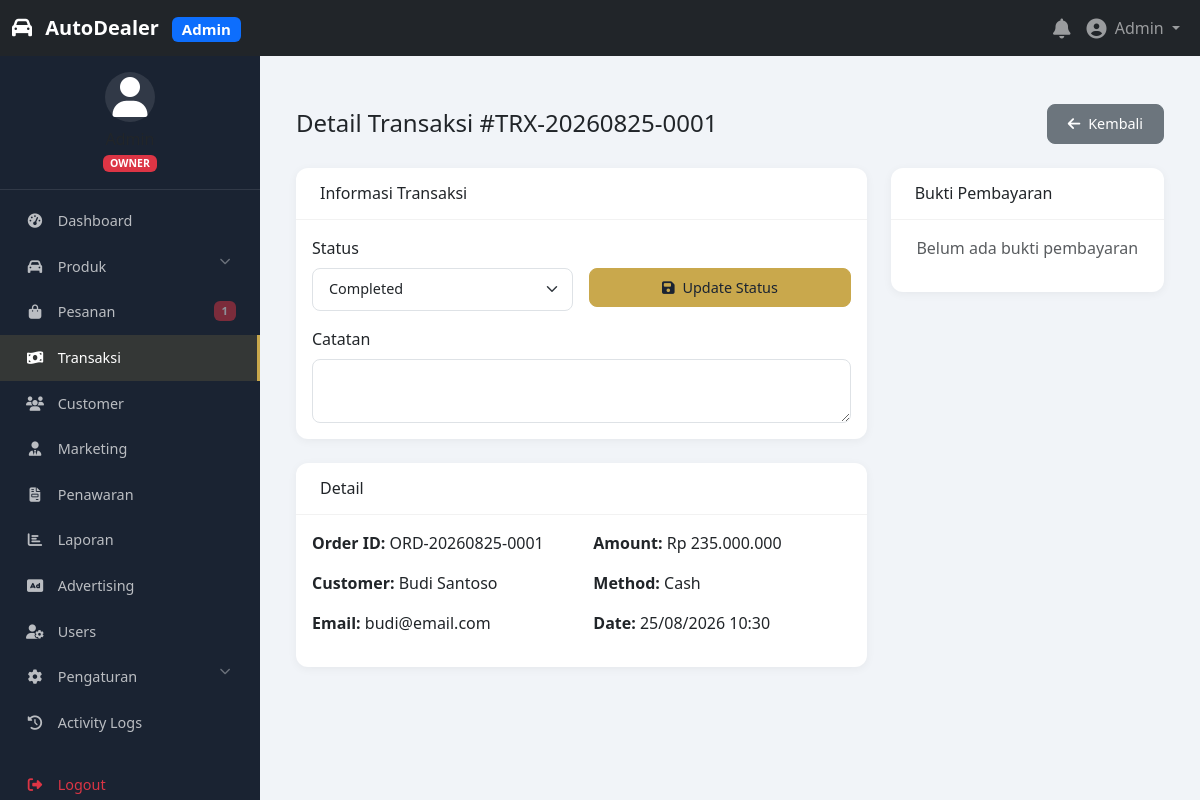
The app's page /admin/transactions/detail.php?id=1 (signed in) with its own data.
### tables this page shows
CREATE TABLE IF NOT EXISTS users (
    id INT PRIMARY KEY AUTO_INCREMENT,
    username VARCHAR(50) UNIQUE DEFAULT NULL,
    email VARCHAR(100) UNIQUE NOT NULL,
    password VARCHAR(255) NOT NULL,
    first_name VARCHAR(50) DEFAULT NULL,
    last_name VARCHAR(50) DEFAULT NULL,
    phone VARCHAR(20) DEFAULT NULL,
    avatar VARCHAR(255) DEFAULT NULL,
    role ENUM('owner', 'supervisor', 'marketing', 'customer') DEFAULT 'customer',
    status ENUM('active', 'inactive', 'suspended') DEFAULT 'active',
    last_login DATETIME DEFAULT NULL,
    remember_token VARCHAR(255) DEFAULT NULL,
    created_at TIMESTAMP DEFAULT CURRENT_TIMESTAMP,
    updated_at TIMESTAMP DEFAULT CURRENT_TIMESTAMP ON UPDATE CURRENT_TIMESTAMP,
    INDEX idx_email (email),
    INDEX idx_username (username),
    INDEX idx_role (role),
    INDEX idx_status (status)
);

CREATE TABLE IF NOT EXISTS transactions (
    id INT PRIMARY KEY AUTO_INCREMENT,
    transaction_number VARCHAR(30) UNIQUE NOT NULL,
    order_id INT NOT NULL,
    customer_id INT NOT NULL,
    amount DECIMAL(15,2) NOT NULL,
    payment_method ENUM('cash', 'credit', 'transfer', 'bank_transfer') NOT NULL,
    payment_status ENUM('pending', 'paid', 'partial', 'failed', 'refunded', 'completed') DEFAULT 'pending',
    payment_proof VARCHAR(255) DEFAULT NULL,
    bank_account VARCHAR(50) DEFAULT NULL,
    notes TEXT DEFAULT NULL,
    transaction_date DATETIME DEFAULT CURRENT_TIMESTAMP,
    created_at TIMESTAMP DEFAULT CURRENT_TIMESTAMP,
    updated_at TIMESTAMP DEFAULT CURRENT_TIMESTAMP ON UPDATE CURRENT_TIMESTAMP,
    FOREIGN KEY (order_id) REFERENCES orders(id) ON DELETE CASCADE,
    FOREIGN KEY (customer_id) REFERENCES customers(id) ON DELETE CASCADE,
    INDEX idx_transaction_number (transaction_number),
    INDEX idx_order (order_id),
    INDEX idx_status (payment_status)
);

CREATE TABLE IF NOT EXISTS orders (
    id INT PRIMARY KEY AUTO_INCREMENT,
    order_number VARCHAR(30) UNIQUE NOT NULL,
    customer_id INT NOT NULL,
    marketing_id INT DEFAULT NULL,
    total_amount DECIMAL(15,2) NOT NULL,
    discount DECIMAL(15,2) DEFAULT 0,
    final_amount DECIMAL(15,2) NOT NULL,
    payment_method ENUM('cash', 'credit', 'transfer') DEFAULT 'cash',
    down_payment DECIMAL(15,2) DEFAULT NULL,
    installment_tenor INT DEFAULT NULL,
    status ENUM('pending', 'processing', 'waiting_payment', 'verified', 'completed', 'cancelled') DEFAULT 'pending',
    notes TEXT DEFAULT NULL,
    order_date DATETIME DEFAULT CURRENT_TIMESTAMP,
    created_at TIMESTAMP DEFAULT CURRENT_TIMESTAMP,
    updated_at TIMESTAMP DEFAULT CURRENT_TIMESTAMP ON UPDATE CURRENT_TIMESTAMP,
    FOREIGN KEY (customer_id) REFERENCES customers(id) ON DELETE CASCADE,
    FOREIGN KEY (marketing_id) REFERENCES marketing(id) ON DELETE SET NULL,
    INDEX idx_order_number (order_number),
    INDEX idx_customer (customer_id),
    INDEX idx_status (status),
    INDEX idx_date (order_date)
);

CREATE TABLE IF NOT EXISTS customers (
    id INT PRIMARY KEY AUTO_INCREMENT,
    user_id INT DEFAULT NULL,
    full_name VARCHAR(100) NOT NULL,
    email VARCHAR(100) UNIQUE NOT NULL,
    phone VARCHAR(20) NOT NULL,
    address TEXT DEFAULT NULL,
    city VARCHAR(50) DEFAULT NULL,
    province VARCHAR(50) DEFAULT NULL,
    postal_code VARCHAR(10) DEFAULT NULL,
    status ENUM('active', 'inactive') DEFAULT 'active',
    marketing_id INT DEFAULT NULL,
    source VARCHAR(50) DEFAULT NULL,
    created_at TIMESTAMP DEFAULT CURRENT_TIMESTAMP,
    updated_at TIMESTAMP DEFAULT CURRENT_TIMESTAMP ON UPDATE CURRENT_TIMESTAMP,
    FOREIGN KEY (user_id) REFERENCES users(id) ON DELETE SET NULL,
    FOREIGN KEY (marketing_id) REFERENCES marketing(id) ON DELETE SET NULL,
    INDEX idx_email (email),
    INDEX idx_phone (phone),
    INDEX idx_marketing (marketing_id),
    INDEX idx_status (status)
);

### admin/transactions/detail.php (the view, shortened to what the rows shown need)
<?php
require_once '../../config/config.php';
require_once '../../includes/functions.php';
$auth->requireRole(['owner', 'supervisor']);
include '../includes/admin-header.php';
$db = Database::getInstance();
$id = $_GET['id'] ?? 0;
$stmt = $db->prepare("
    SELECT t.*, o.order_number, c.full_name as customer_name, c.phone, c.email
    FROM transactions t
    JOIN orders o ON t.order_id = o.id
    JOIN customers c ON t.customer_id = c.id
    WHERE t.id = ?
");
$stmt->execute([$id]);
$transaction = $stmt->fetch();
?>
<div class="d-flex justify-content-between align-items-center mb-4">
    <h4 class="mb-0">Detail Transaksi #<?= escape($transaction['transaction_number']) ?></h4>
    <a href="index.php" class="btn btn-secondary">
        <i class="fas fa-arrow-left me-1"></i> Kembali
    </a>
</div>
<div class="row g-4">
    <div class="col-lg-8">
        <div class="card">
            <div class="card-body">
                <form method="POST">
                    <div class="row g-3">
                        <div class="col-md-6">
                            <label class="form-label">Status</label>
                            <select name="status" class="form-select">
                                <option value="completed" <?= $transaction['payment_status'] == 'completed' ? 'selected' : '' ?>>Completed</option>
                            </select>
                        </div>
                    </div>
                </form>
            </div>
        </div>
        <div class="card mt-4">
            <div class="card-body">
                <div class="row">
                    <div class="col-md-6">
                        <p><strong>Order ID:</strong> <?= escape($transaction['order_number']) ?></p>
                        <p><strong>Customer:</strong> <?= escape($transaction['customer_name']) ?></p>
                        <p><strong>Email:</strong> <?= escape($transaction['email']) ?></p>
                    </div>
                    <div class="col-md-6">
                        <p><strong>Amount:</strong> <?= formatCurrency($transaction['amount']) ?></p>
                        <p><strong>Method:</strong> <?= ucfirst($transaction['payment_method']) ?></p>
                        <p><strong>Date:</strong> <?= formatDate($transaction['transaction_date']) ?></p>
                    </div>
                </div>
            </div>
        </div>
    </div>
</div>
<?php include '../includes/admin-footer.php'; ?>

### admin/includes/admin-header.php (shortened to what the rows shown need)
<?php
require_once dirname(__DIR__, 2) . '/config/config.php';
require_once dirname(__DIR__, 2) . '/includes/functions.php';
$user = $auth->getCurrentUser();
?>
<!DOCTYPE html>
<html lang="id">
<head>
    <link href="https://cdn.jsdelivr.net/npm/bootstrap@5.3.0/dist/css/bootstrap.min.css" rel="stylesheet">
    <link rel="stylesheet" href="https://cdnjs.cloudflare.com/ajax/libs/font-awesome/6.5.0/css/all.min.css">
    <link rel="stylesheet" href="<?= ASSETS_URL ?>css/admin.css?v=<?= time() ?>">
    <link rel="stylesheet" href="<?= ASSETS_URL ?>css/responsive.css?v=<?= time() ?>">
</head>
<body>
    <nav class="navbar navbar-expand-lg navbar-dark bg-dark fixed-top">
        <div class="container-fluid">
            <div class="collapse navbar-collapse" id="adminNavbar">
                <ul class="navbar-nav ms-auto align-items-center">
                    <li class="nav-item dropdown">
                        <a class="nav-link dropdown-toggle" href="#" data-bs-toggle="dropdown">
                            <i class="fas fa-user-circle fa-lg me-1"></i>
                            <?= escape($user['first_name'] ?? $user['username'] ?? 'User') ?>
                        </a>
                    </li>
                </ul>
            </div>
        </div>
    </nav>
    <div class="admin-wrapper">
        <?php include 'admin-sidebar.php'; ?>
        <div class="admin-content">
            <div class="container-fluid py-4">

### admin/includes/admin-sidebar.php (shortened to what the rows shown need)
<?php
$user = $auth->getCurrentUser();
$role = $user['role'];
?>
<nav class="admin-sidebar">
    <div class="sidebar-user text-center py-3">
        <small class="text-muted">
            <span class="badge bg-<?= $role == 'owner' ? 'danger' : ($role == 'supervisor' ? 'warning' : 'info') ?>">
                <?= strtoupper($role) ?>
            </span>
        </small>
    </div>
</nav>

### records on screen
users: first_name "Admin", role "OWNER"
transactions: transaction_number "TRX-20260825-0001", status "Completed", order.order_number "ORD-20260825-0001", customer.full_name "Budi Santoso", customer.email "budi@email.com", payment_method "Cash", transaction_date "25/08/2026 10:30"

### other values on screen
$pending "1"
formatCurrency($transaction['amount']) "Rp 235.000.000"
